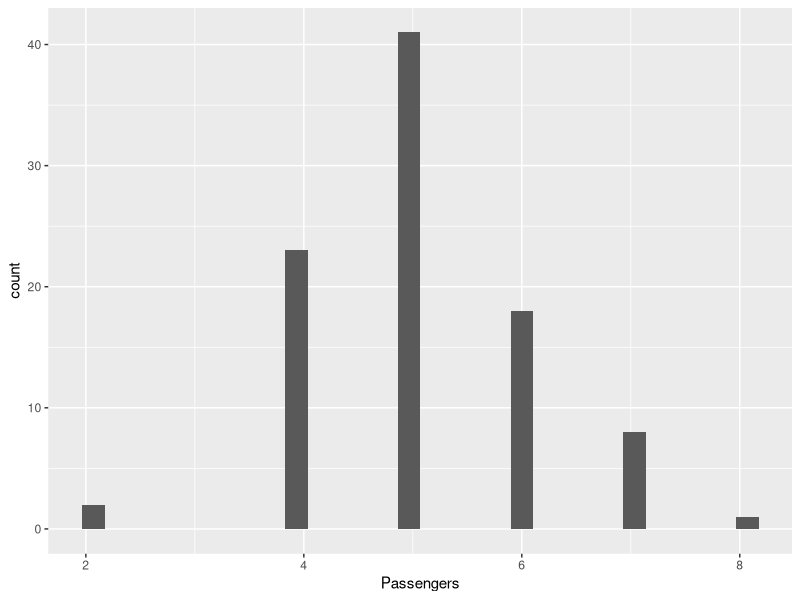
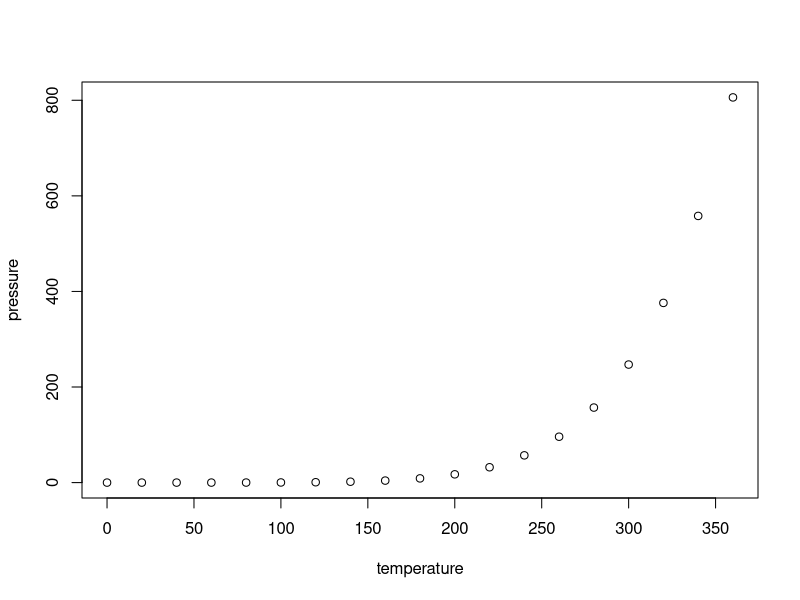

Generate these figures, in order, with R:
## ---- chunk 1
knitr::opts_chunk$set(echo = FALSE)
## ---- chunk 2
library(ggplot2)
library(MASS)

data("Cars93")   
data("minn38")   

ggplot( Cars93, aes(x=Passengers)) +  geom_histogram()   
## ---- chunk 3
plot(pressure)
